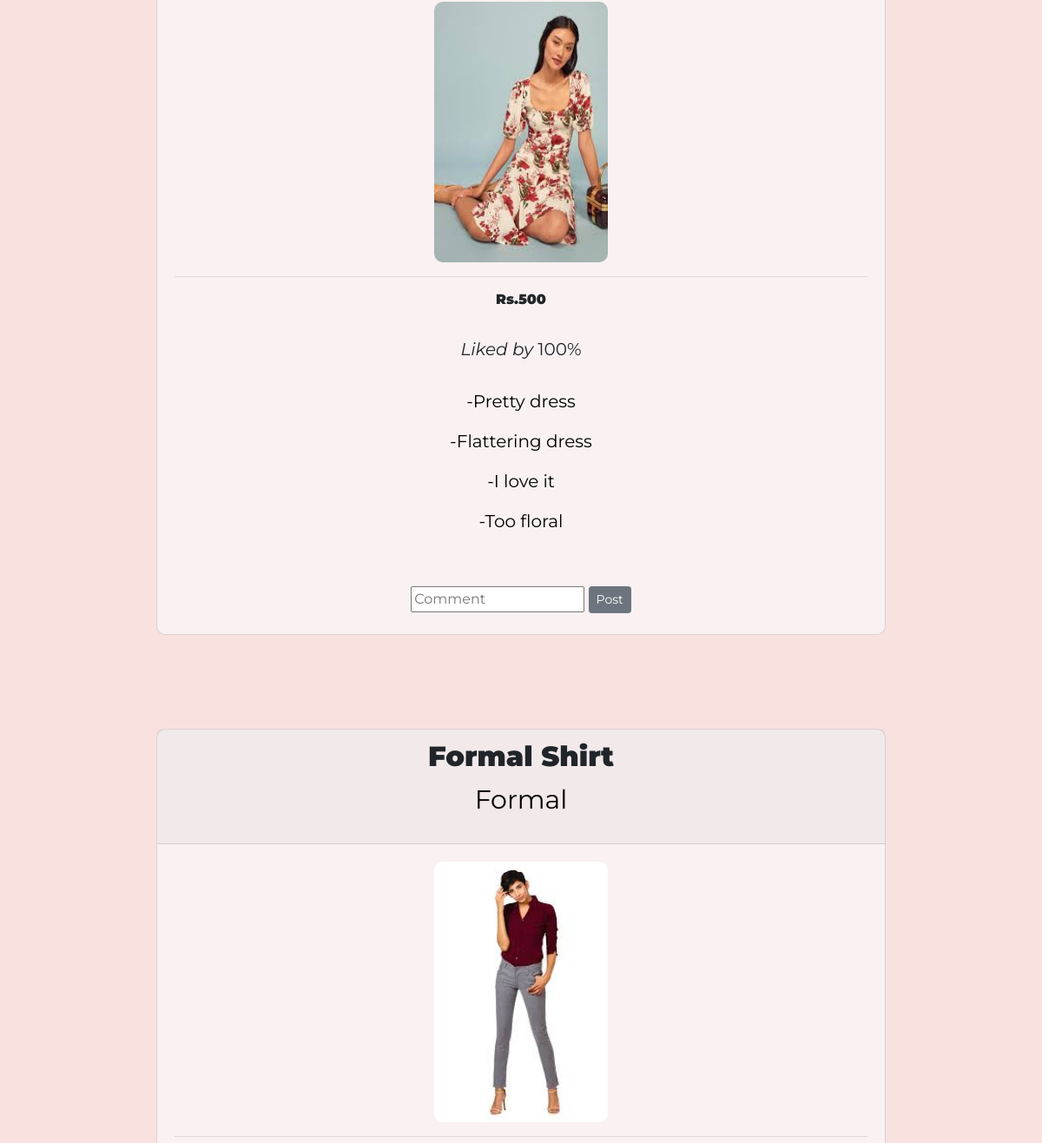
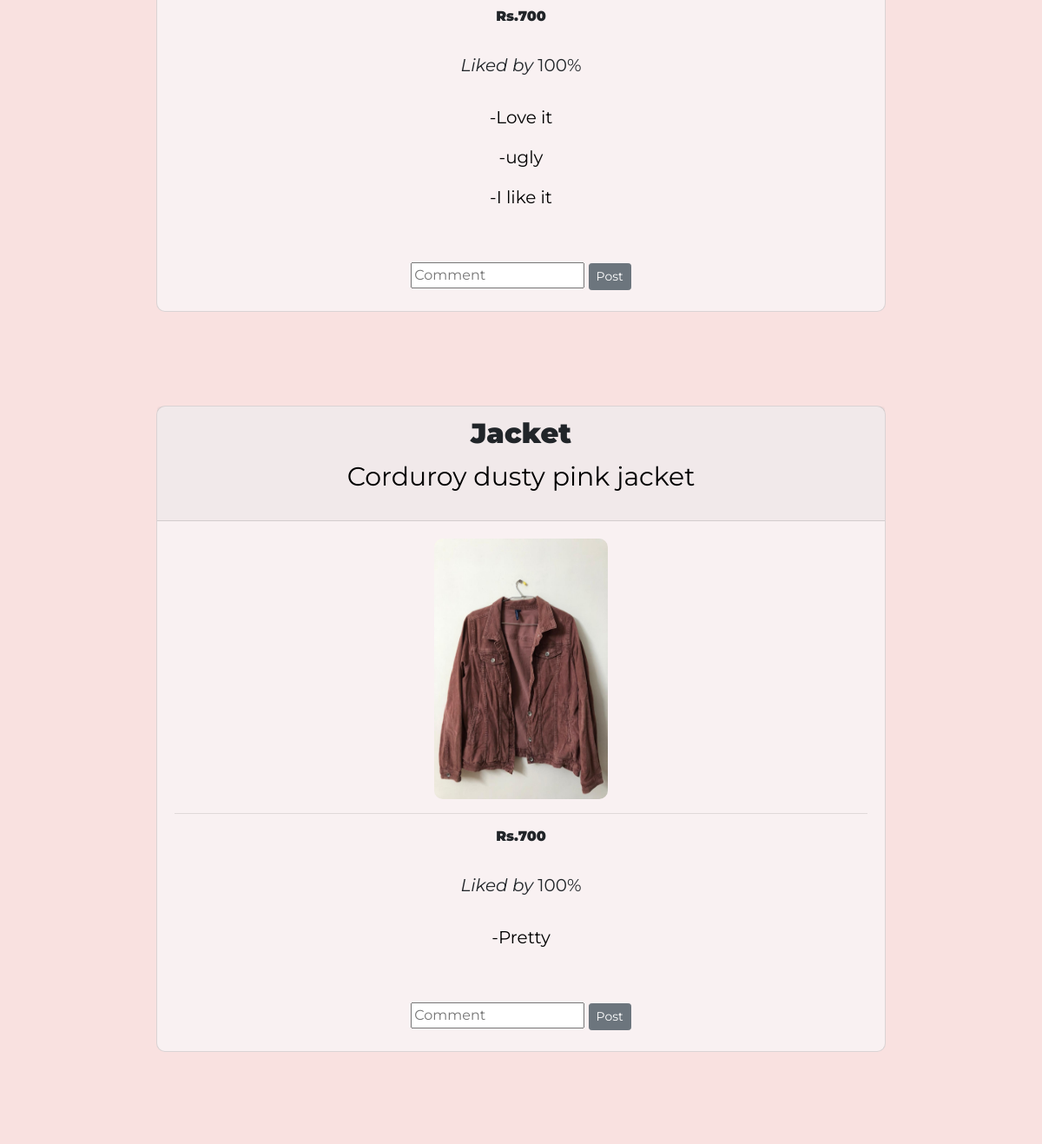
/blog/browse (middle part), run on an earlier commit of the app's database (2 pictures, top to bottom).
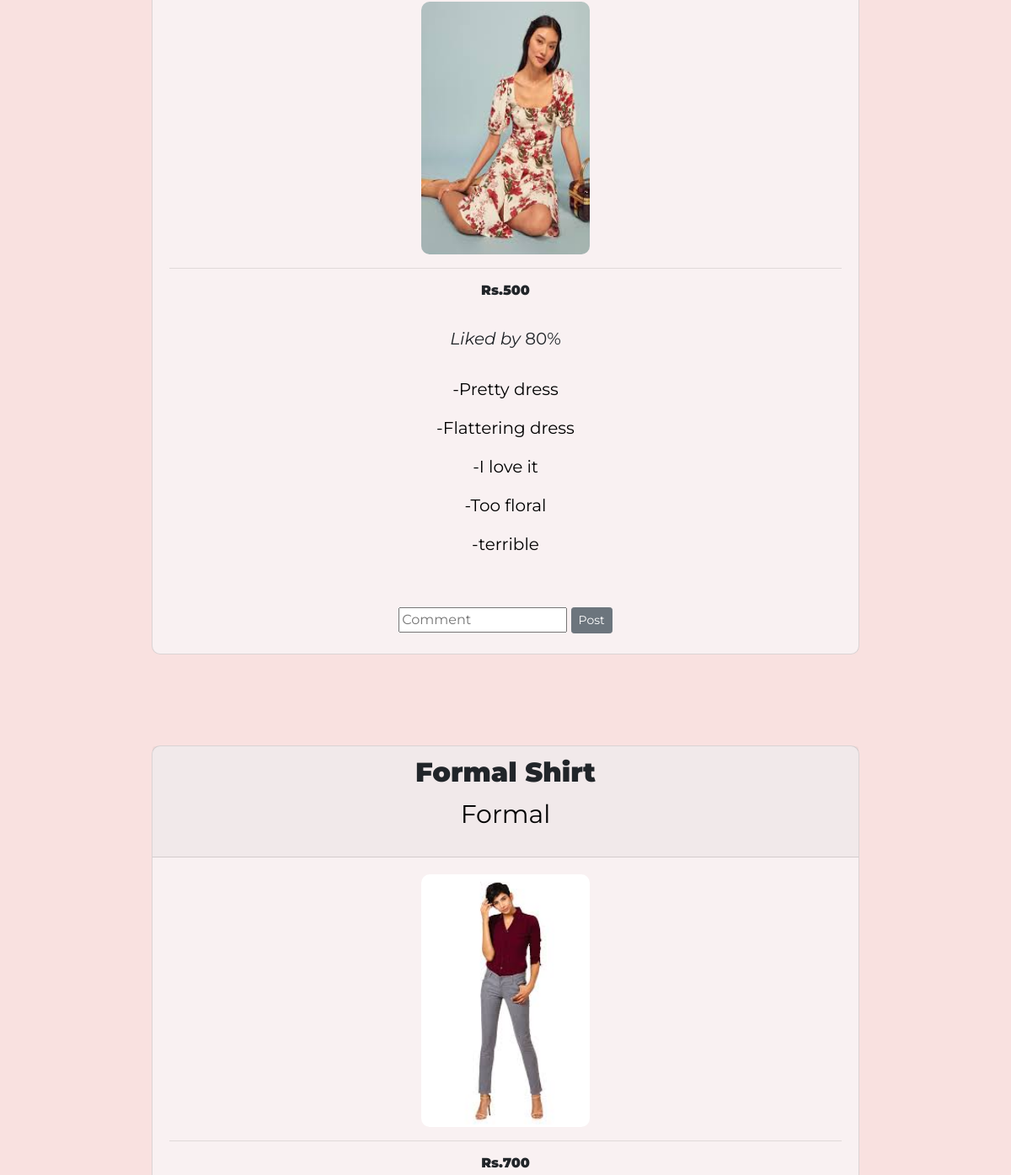
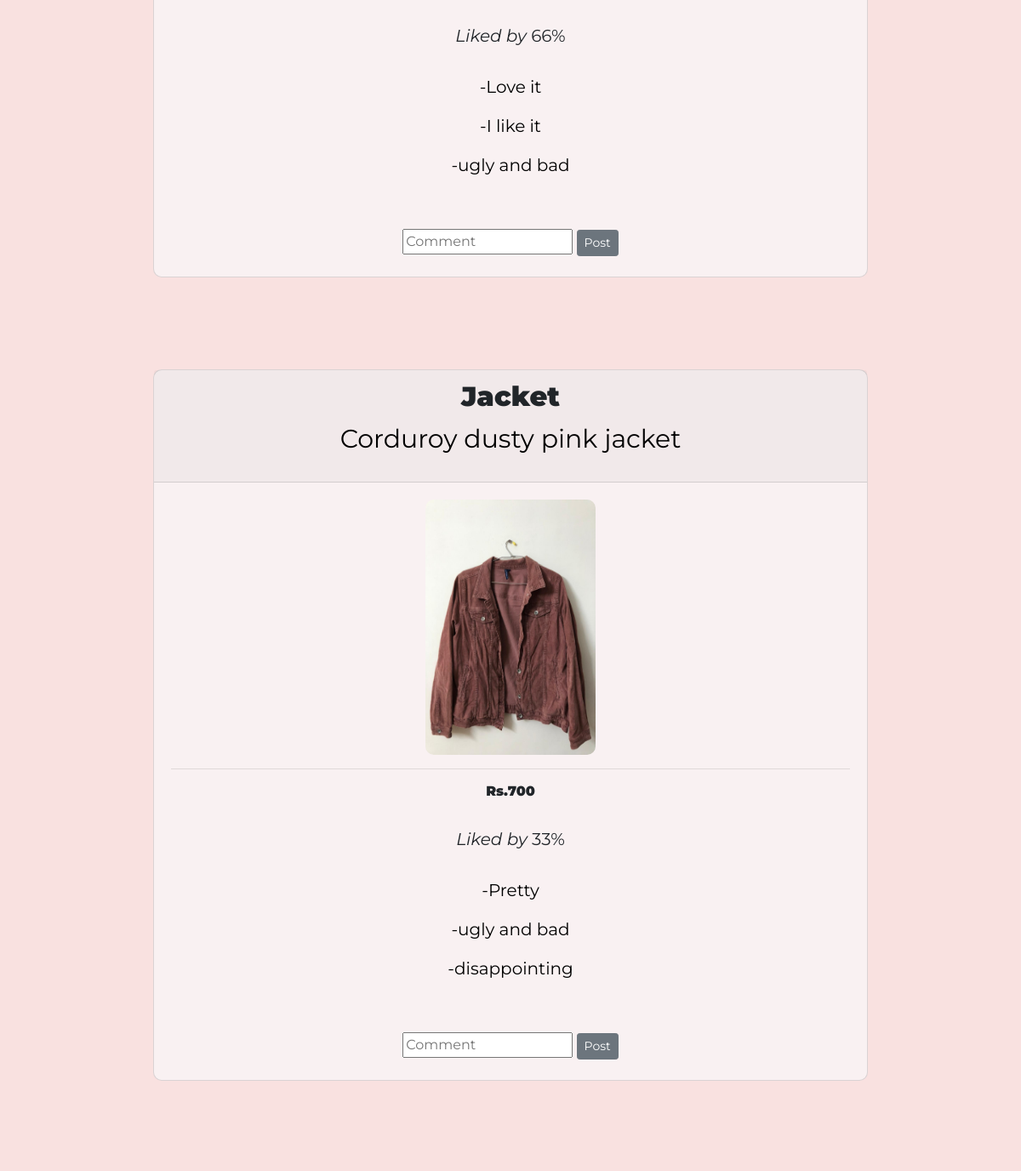
And on a later commit of the database (2 pictures, top to bottom).
### blog/models.py (models this page shows)
class Blog(models.Model):
    name = models.CharField(max_length=100)
    desc = models.CharField(max_length=200)
    img = models.ImageField(upload_to='blogpics')
    price = models.IntegerField()
    recommend = models.IntegerField()

class Comment(models.Model):
    blog_id = models.IntegerField()
    comment = models.CharField(max_length=200)
    review = models.IntegerField()

### blog/views.py (the view)
# urls.py: path('browse',views.browse, name='browse'),
def browse(request):
    if request.method == 'POST':
        comm=request.POST['comment']
        blog_id=request.POST['blog_id']
        model = pd.read_pickle(r'C:\Users\HP\Project\thrift\review\model_file.pkl')
        s=[]
        s.append(comm)
        result = model.predict(s)
        comment=Comment(blog_id=blog_id, comment=comm, review=result[0])
        comment.save()
        return redirect('browse')
    else:
        blogs = Blog.objects.all()
        comments = Comment.objects.all()
        for blog in blogs:
            temp=0
            count=0
            for comment in comments:
                if(comment.blog_id==blog.id):
                    temp=temp+comment.review
                    count=count+1
            if count!=0:
                ans=int((temp/count)*100)
            else:
                ans=0
            blog.recommend=ans
            blog.save()
        return render(request, "browseblog.html", {'blogs': blogs, 'comments':comments})

### templates/browseblog.html (shortened to what this page needs)
{% extends 'base.html' %}
{% block content %}
<section class="white-section" id="addblog">
    {% for blog in blogs %}
    <div class="container-fluid col-lg-12 pt-8 pb-0">
        <div class="card card-columns blog" style="background-color: #f9f1f2;">
            <div class="card-header blog-head">
                <h2>{{blog.name}}</h2>
                <p>{{blog.desc}}</p>
            </div>
            <div class="card-body">
                <img src="{{blog.img.url}}" alt="" width="200px" height="300px"><br>
                <hr>
                <h6>Rs.{{blog.price}}</h6><br>
                <div class="blog-comm">
                    <em>Liked by  </em> {{blog.recommend}}% <br><br>
                    {% for comment in comments %}
                    {% if comment.blog_id == blog.id %}
                    <p>-{{comment.comment}}</p>
                    {% endif %}
                    {% endfor %}
                </div><br>
            </div>
        <div>
            <form action="browse" method="POST">
                <input type="text" name="comment" placeholder="Comment">
                <button type="submit" class="btn btn-sm btn-secondary">Post</button>
                <br>
            </form>
            <br>
        </div></div><br>
    </div>
    {% endfor %}
</section>
{% endblock %}

### templates/base.html (shortened to what this page needs)
{% load static %}
<!DOCTYPE html>
<html>
<head>
  <link rel="stylesheet" href="https://maxcdn.bootstrapcdn.com/bootstrap/4.0.0/css/bootstrap.min.css">
  <link rel="stylesheet" href="{% static 'css/styles.css' %}">
<body>
  {% block content %}
  {% endblock %}
</body>
</html>

### static/css/styles.css (style rules this page uses)
body { font-family: "Montserrat"; text-align: center; }
h1, h2, h3, h4, h5, h6 { font-family: "Montserrat"; font-weight: 900; }
p { font-family: "Montserrat"; color: #000; }
.container-fluid { padding: 7% 15%; }
.blog { background-color: #f9f1f2; border-radius: 10px; }
img { border-radius: 10px; }
.blog-comm { font-family: 'Montserrat', sans-serif; font-size: 20px; }
.blog-head { font-family: 'Montserrat', sans-serif; font-size: 30px; }
.white-section { background-color: #F9E1E0; }

What changed in the data, as far as the page shows it:
removed Comment: comment "ugly", shown under Blog "Formal Shirt"
changed Blog (number 1 of 3 on the later page): recommend "100" → "80"
added Comment: comment "terrible", shown under Blog (number 1 of 3 on the later page)
changed Blog "Formal Shirt": recommend "100" → "66"
added Comment: comment "ugly and bad", shown under Blog "Formal Shirt"
changed Blog "Jacket": recommend "100" → "33"
added Comment: comment "ugly and bad", shown under Blog "Jacket"
added Comment: comment "disappointing", shown under Blog "Jacket"
